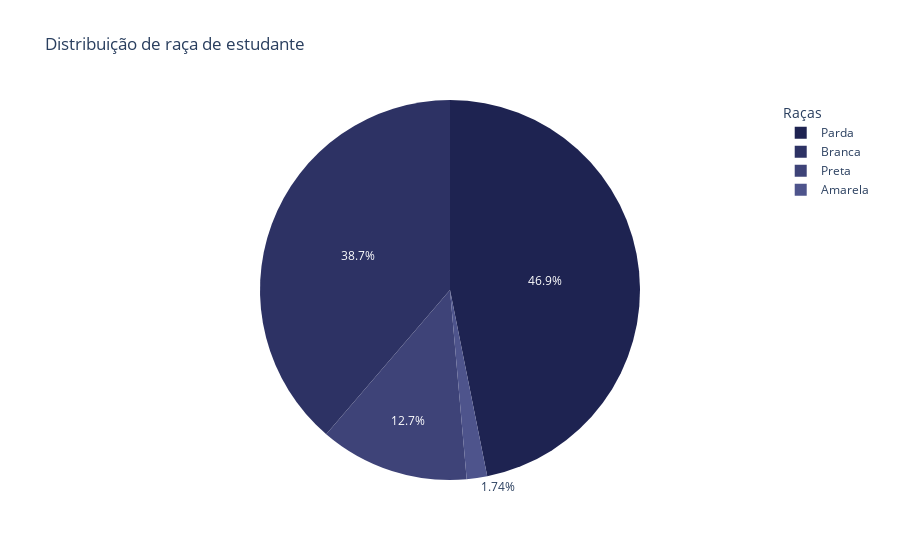

Here is the notebook cell this chart was saved with:
### Markdown cell above
To see if the race of the students granted with scholarships are well-balanced, we need to visualize the distribuition of races per course:

### Code cell
datapie = data['RACA'].value_counts().nlargest(4).reset_index()
datapie.columns = ['RACA', 'QTD']

fig = px.pie(
    datapie,
    names='RACA',
    values='QTD',
    color='RACA',
    color_discrete_sequence=colors_r[1::],
    title='Distribuição de raça de estudante'
)

fig.update_traces(textinfo='percent', pull=[0,0,0,0])
fig.update_layout(legend_title_text='Raças')

fig.write_image(report_path / "race_students.png", scale=3)

fig.show()

### Figure 1 — Plotly figure (JSON) as saved in the notebook; plotly's stock layout.template omitted (floating-point values rounded to 4 significant figures)
{"data": [{"customdata": [["Parda"], ["Branca"], ["Preta"], ["Amarela"]], "domain": {"x": [0, 1], "y": [0, 1]}, "hovertemplate": "RACA=%{customdata[0]}<br>QTD=%{value}<extra></extra>", "labels": ["Parda", "Branca", "Preta", "Amarela"], "legendgroup": "", "marker": {"colors": ["#1e2351", "#2d3264", "#3e4378", "#4e548c"]}, "name": "", "pull": [0, 0, 0, 0], "showlegend": true, "textinfo": "percent", "type": "pie", "values": [78067, 64484, 21153, 2900]}], "layout": {"legend": {"title": {"text": "Raças"}, "tracegroupgap": 0}, "piecolorway": ["#1e2351", "#2d3264", "#3e4378", "#4e548c", "#5f65a0", "#7077b5", "#828acb", "#949de1", "#a6b1f7"], "title": {"text": "Distribuição de raça de estudante"}}}
